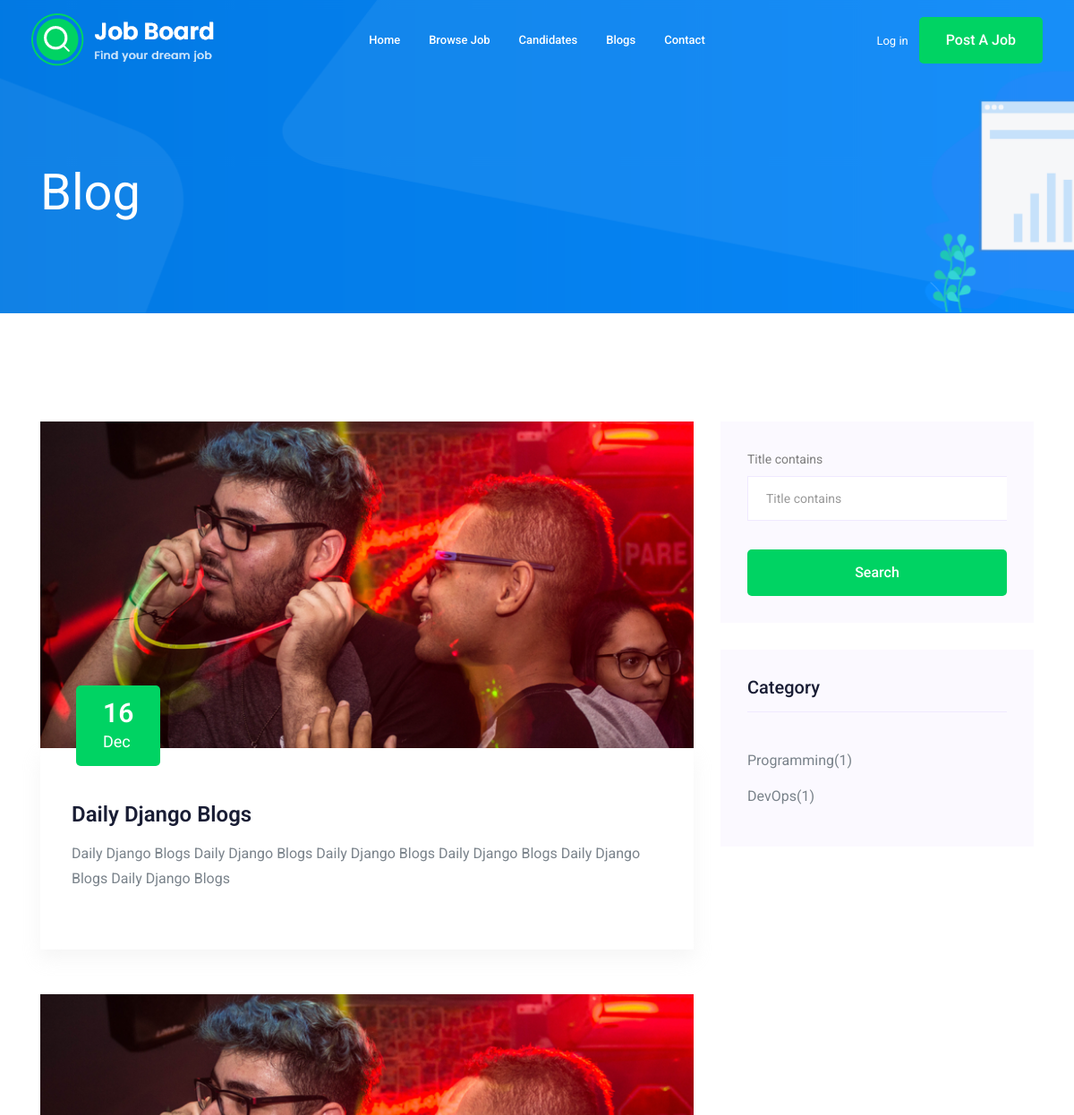
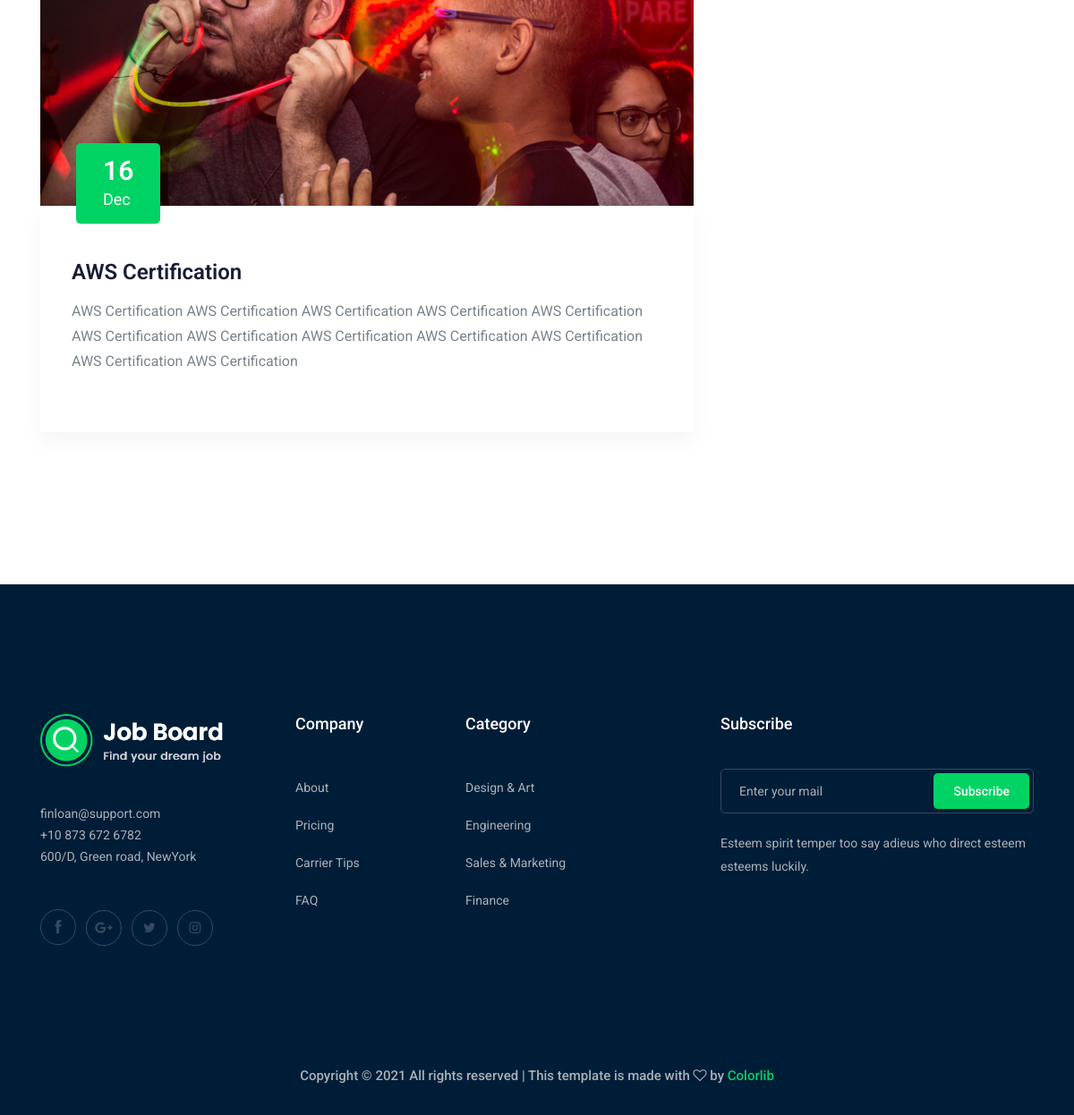
The app's page /blogs/ with its own data (2 pictures, top to bottom).
### blog/models.py (models this page shows, shortened)
class Blog(models.Model):
    title = models.CharField(max_length=100)
    content = models.TextField()
    slug = models.SlugField(unique=True, blank=True, null=True)
    blog_date = models.DateTimeField(auto_now_add=True)
    updated = models.DateTimeField(auto_now=True)
    category = models.ForeignKey('Category', on_delete=models.CASCADE)

class Category(models.Model):
    name = models.CharField(max_length=30)

### blog/views.py (the view)
# urls.py: path('', blog_view, name='blogs'),
def blog_view(request):
    blog_object = Blog.objects.all()  # getting all blogs
    blog_filter = BlogFilter(request.GET, queryset=blog_object)
    blog_object = blog_filter.qs
    categories = Category.objects.all()
    paginator = Paginator(blog_object, 10)
    page_number = request.GET.get('page')
    page_obj = paginator.get_page(page_number)
    context = {
        'blogs': page_obj,
        'categories': categories,
        'blog_filter': blog_filter,
    }
    return render(request, 'blogs/blogs.html', context)

### blog/templates/blogs/blogs.html (shortened to what this page needs)
{% extends 'base.html' %}
{% load bootstrap5 %}
{% block content %}
<div class="bradcam_area bradcam_bg_1">
    <div class="container">
        <div class="row">
            <div class="col-xl-12">
                <div class="bradcam_text">
                    <h3>blog</h3>
                </div>
            </div>
        </div>
    </div>
</div>
<section class="blog_area section-padding">
    <div class="container">
        <div class="row">
            <div class="col-lg-8 mb-5 mb-lg-0">
                <div class="blog_left_sidebar">
                    {% for blog in blogs %}
                    <article class="blog_item">
                        <div class="blog_item_img">
                            <img class="card-img rounded-0" src="img/blog/single_blog_1.png" alt="">
                            <a href="#" class="blog_item_date">
                                <h3>{{ blog.blog_date|date:" d " }}</h3>
                                <p>{{ blog.blog_date|date:" M " }}</p>
                            </a>
                        </div>
                        <div class="blog_details">
                            <a class="d-inline-block" href="{% url 'blog:detail' blog.slug %}">
                                <h2>{{ blog.title }}</h2>
                            </a>
                            <p>{{ blog.content }}</p>
                        </div>
                    </article>
                    {% endfor %}
                </div>
            </div>
            <div class="col-lg-4">
                <div class="blog_right_sidebar">
                    <aside class="single_sidebar_widget search_widget">
                        <form action="#">
                            {% bootstrap_form blog_filter.form %}
                            <input type="submit" class="boxed-btn3 w-100 mt-3" value="Search">
                        </form>
                    </aside>
                    <aside class="single_sidebar_widget post_category_widget">
                        <h4 class="widget_title">Category</h4>
                        {% for category in categories %}
                        <ul class="list cat-list">
                            <li>
                                <a href="#" class="d-flex">
                                    <p>{{ category.name }}</p>
                                    <p>({{ category.blog_set.count }})</p>
                                </a>
                            </li>
                        </ul>
                        {% endfor %}
                    </aside>
                </div>
            </div>
        </div>
    </div>
</section>
{% endblock content %}

### records on screen
Blog: blog_date "16", blog_date "Dec", title "Daily Django Blogs", content "Daily Django Blogs Daily Django Blogs Daily Django Blogs Daily Django Blogs Daily Django Blogs Daily Django Blogs"
Blog: blog_date "16", blog_date "Dec", title "AWS Certification", content "AWS Certification AWS Certification AWS Certification AWS Certification AWS Certification AWS Certification AWS Certification AWS Certification AWS Certification AWS Certification AWS Certification AWS Certification"
Category: name "Programming", blog_set.count "1"
Category: name "DevOps", blog_set.count "1"
